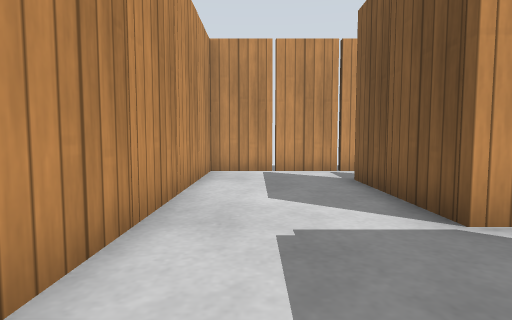
[1] (above)

24 first-person views from a walk through a robot-simulator world made for Gazebo. The camera is 0.5 m above the floor, tilts 4° down and sees 80° across. The floor is counted in squares, 0.5 m on a side. Each view is taken from the middle of a square. On the plan, view 1 faces up. The plan holds only what a view shows up to about 12 squares ahead; the rest is blank. Simple patterns stand in for the simulator's built-in surfaces.

[2]
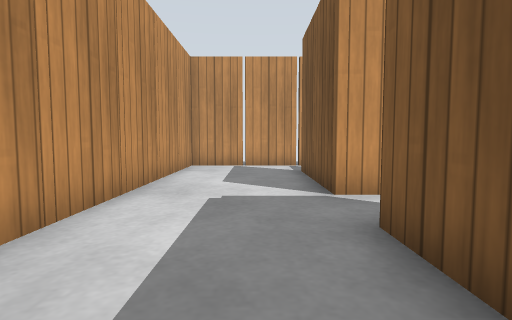

[3]
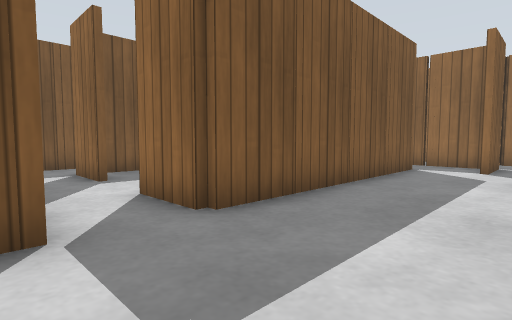

[4]
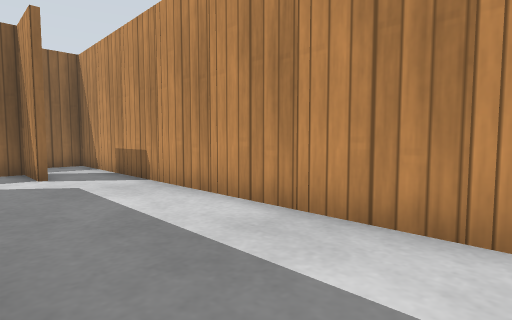

[5]
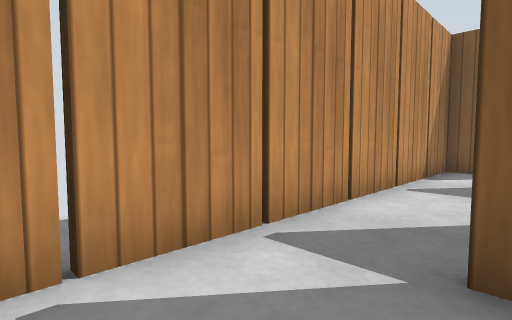

[6]
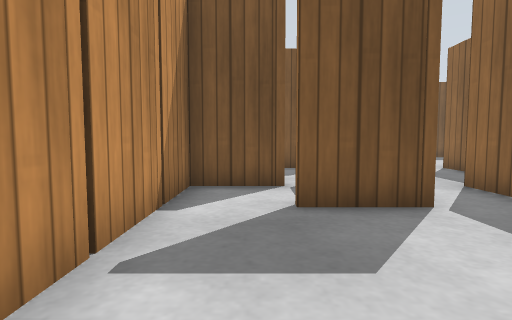

[7]
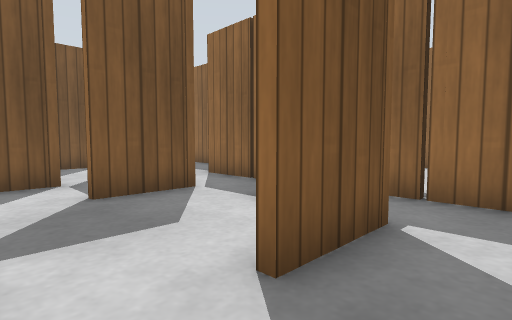

[8]
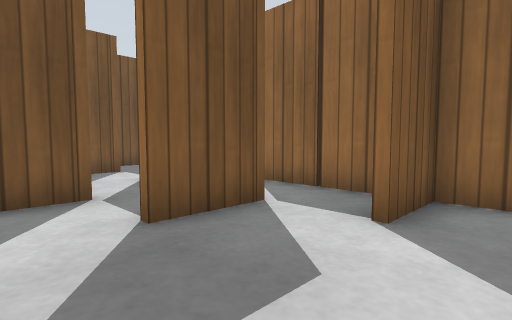

[9]
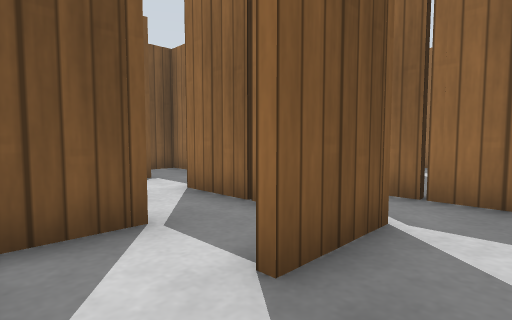

[10]
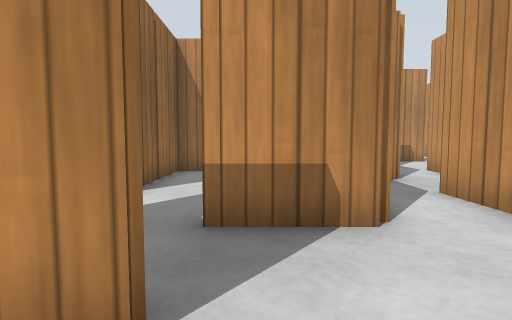

[11]
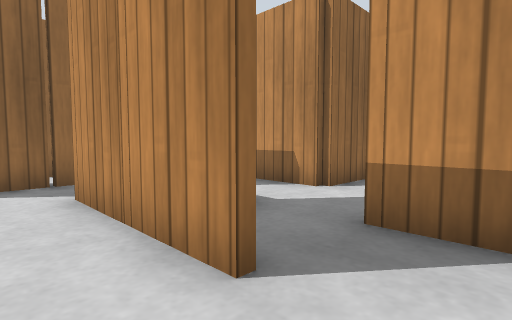

[12]
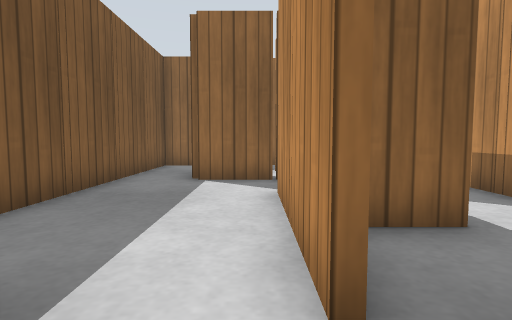

[13]
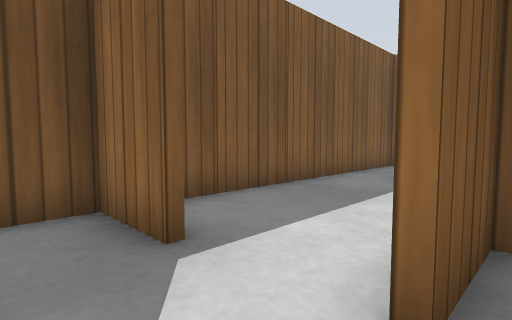

[14]
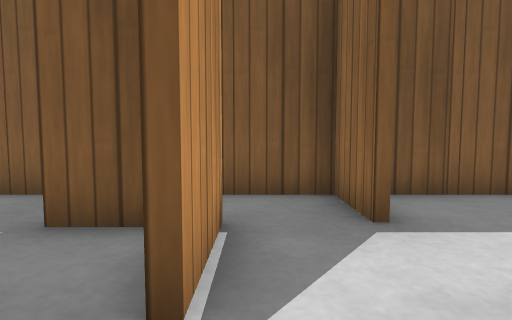

[15]
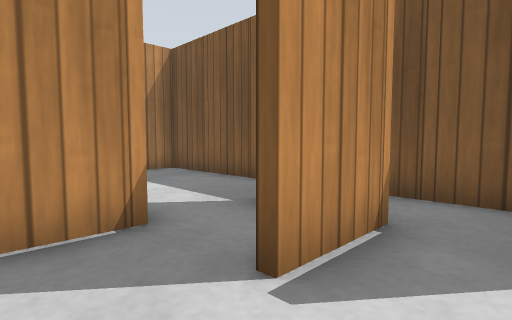

[16]
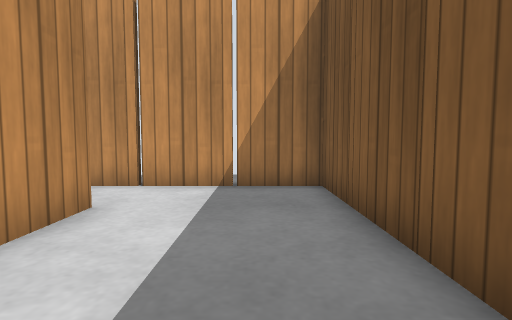

[17]
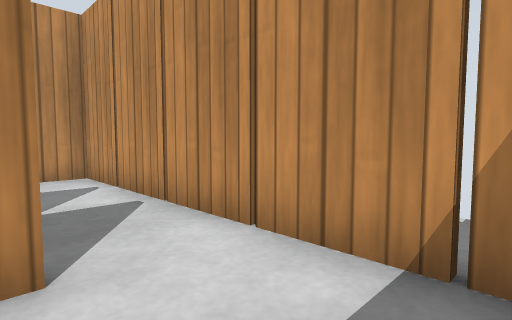

[18]
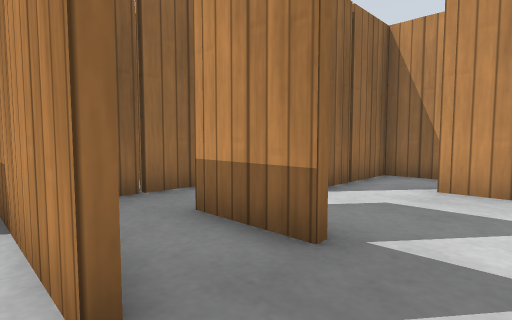

[19]
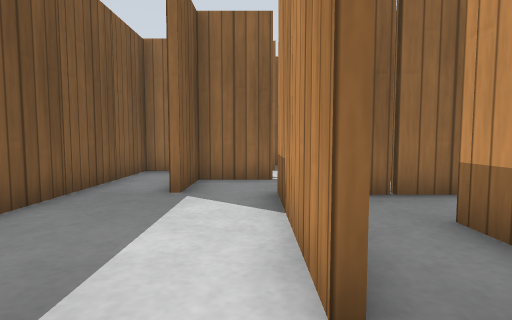

[20]
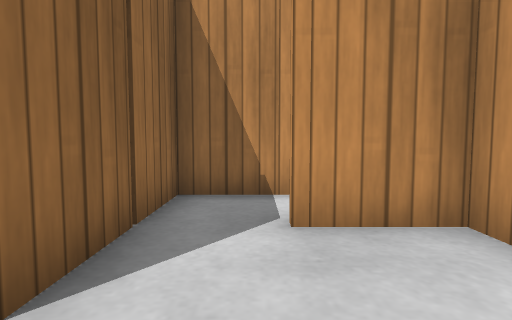

[21]
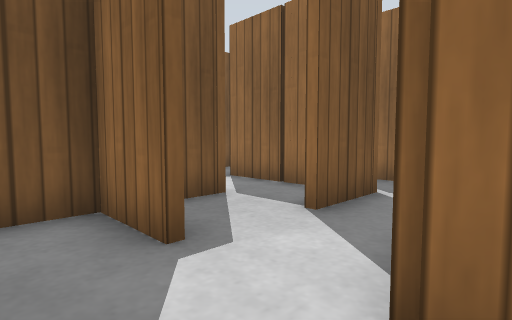

[22]
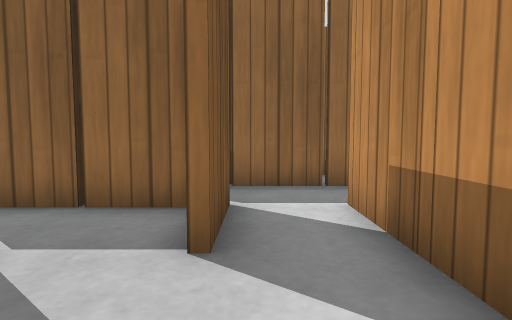

[23]
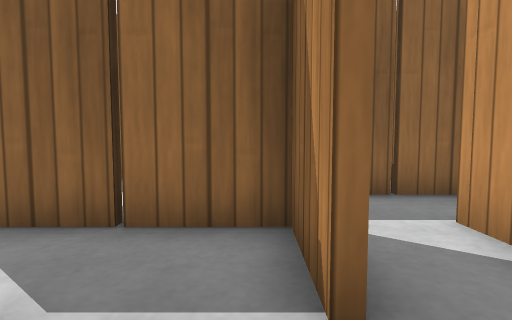

[24]
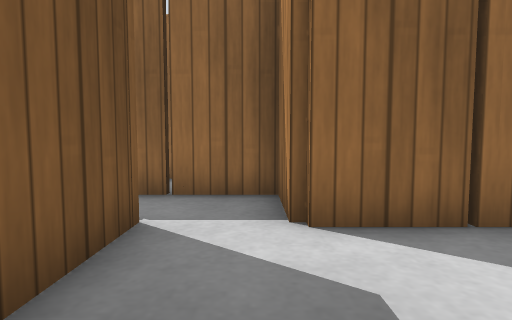

### Floor plan
Points are (right, up) in squares from view 1. A wall is a line through its corners. A room is listed if a view was taken in it or the views show most of it. See-through windows are left out.
Room 1 (views 1, 2, 3, 4, 5, 6, 7, 8, 9)
walls: (2.4, 0.4) (2.4, 1.6) (4.5, 1.6); (2.4, -1.5) (2.4, -0.5); (2.4, -3.5) (2.4, -2.4); (3.2, 3.4) (2.4, 3.4) (2.4, 5.5); (3.4, 3.6) (6.4, 3.6) (6.4, 5.5); (2.4, -5.5) (2.4, -4.4); (2.4, 6.4) (2.4, 7.5); (7.4, 3.6) (10.5, 3.6); (0.6, -6.5) (0.6, -8.4) (3, -8.4); (4.4, 6.5) (4.4, 7.5); (0.4, -7.5) (0.4, -6.5); (9.1, 5.4) (8.4, 5.4) (8.4, 7.5); (9.2, 9.4) (-1.4, 9.4) (-1.4, -10.4) (0.4, -10.4)
ways out: opening at (8.5, 8.5) to room 2; opening at (11, 4) to room 2; opening at (3.5, 3) to room 3
objects: wooden post (-2, -8); wooden post (-2, -6); wooden post (-2, -4); wooden post (-2, -2); wooden post (-2, 0); wooden post (-2, 2); wooden post (-2, 4); wooden post (-2, 6); wooden post (-2, 8); wooden post (0, -10); other object (0, -8); wooden post (0, 9); wooden post (2, -9); wooden post (2, -6); wooden post (2, -4); wooden post (2, -2); wooden post (2, 0); wooden post (2, 4); wooden post (2, 6); wooden post (2, 9); wooden post (4, 3); wooden post (4, 6); wooden post (4, 9); wooden post (6, 9); wooden post (8, 6); wooden post (8, 9); wooden post (10, 5)
Room 2 (views 10, 11, 12, 13, 14, 15, 16, 17, 18, 19, 20, 22, 23, 24)
walls: (16.5, 1.6) (18.4, 1.6) (18.4, 3.5); (16.6, -0.5) (16.6, -3.5); (18.5, 1.4) (16.5, 1.4); (13.2, 1.6) (14.6, 1.6) (14.6, 0.4); (13.4, 3.6) (16.4, 3.6) (16.4, 4.8); (18.5, -0.4) (20.4, -0.4) (20.4, 9.4) (11.5, 9.4); (14.5, -2.4) (16.4, -2.4) (16.4, -0.5); (14.4, 6.5) (14.4, 7.1); (16.6, 7.5) (16.6, 3.4) (12.5, 3.4); (12.6, -2.4) (12.6, -5.5); (14.6, 7.5) (14.6, 6.5); (14.6, -4.5) (14.6, -6.4) (18.5, -6.4); (14.4, -5.5) (14.4, -4.5); (8.5, 5.6) (12.5, 5.6); (12.4, -5.5) (12.4, -4.5); (8.6, 7) (8.6, 6.5); (20.4, -7.4) (20.4, -1.4); (8.5, -6.4) (10.6, -6.4)
ways out: opening at (8.5, 8.5) to room 1; opening at (11, 4) to room 1; opening at (13, -1) to room 3; opening at (12, -6) to room 4; opening at (20, -6.5)
objects: wooden post (8, -6); wooden post (10, -3); wooden post (10, 8); wooden post (12, -6); wooden post (12, -4); wooden post (12, 4); wooden post (12, 9); wooden post (14, 0); wooden post (14, 3); wooden post (14, 6); wooden post (14, 9); wooden post (16, -4); wooden post (16, 6); wooden post (16, 9); wooden post (17, -3); wooden post (17, 3); wooden post (18, 9); wooden post (19, 1); wooden post (21, -7); wooden post (21, -5); wooden post (21, -3); wooden post (21, 1); wooden post (21, 3); wooden post (21, 5); wooden post (21, 7)
Room 3 (view 21)
walls: (8.6, -0.5) (8.6, -1.5); (6.5, 1.6) (8.5, 1.6); (8.5, -2.4) (12.6, -2.4); (10.4, 1) (10.4, 2); (11.2, 1.4) (10.6, 1.4) (10.6, 0.4)
ways out: opening at (3.5, 3) to room 1; opening at (13, -1) to room 2
objects: wooden post (8, 0); wooden post (8, 3); wooden post (10, 0); wooden post (10, 2)
Room 4 (no view inside)
walls: (10.6, -6.4) (10.6, -8.4) (16.5, -8.4)
ways out: opening at (12, -6) to room 2; opening at (15.5, -7)
objects: wooden post (14, -8); wooden post (14, -6); wooden post (16, -7)

Positions as (right, up) in squares from view 1, and headings:
1: (0, 0), facing up
2: (1, -2), facing up
3: (-1, 4), facing down-right
4: (2, 2), facing down-left
5: (0, 7), facing up-right
6: (4, 8), facing right
7: (3, 9), facing down-right
8: (5, 9), facing down-right
9: (7, 9), facing down-right
10: (18, 0), facing left
11: (18, 1), facing down-left
12: (17, 1), facing down
13: (16, 1), facing down-right
14: (15, 1), facing right
15: (15, 0), facing up-right
16: (19, 3), facing up
17: (19, 7), facing up-left
18: (17, 9), facing down-left
19: (17, 9), facing down
20: (14, -1), facing left
21: (12, -1), facing down-right
22: (14, -2), facing down
23: (15, -3), facing down
24: (11, -3), facing down
